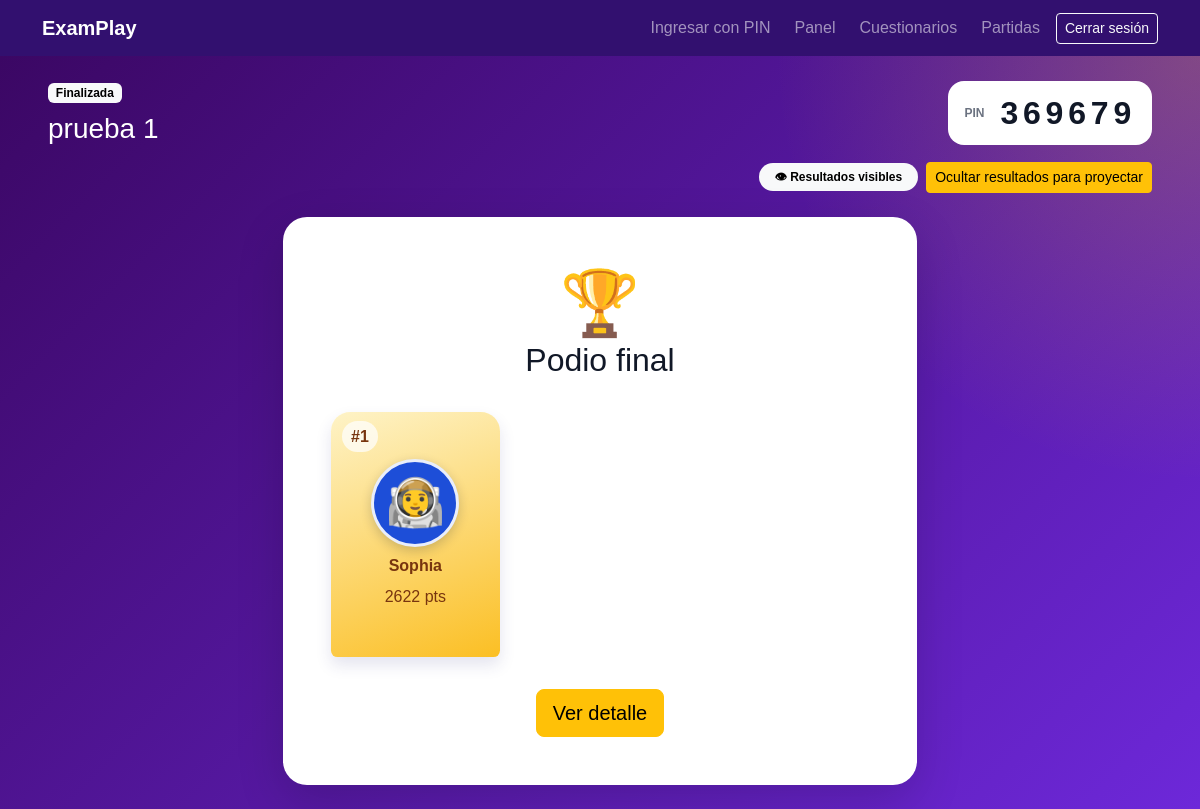
Page /partidas/9/docente/ (signed in) on the committed database.
### livegames/models.py (models this page shows, shortened)
class GameSession(models.Model):
    class Status(models.TextChoices):
        WAITING = "waiting", "Sala de espera"
        QUESTION = "question", "Pregunta activa"
        RESULTS = "results", "Resultados"
        FINISHED = "finished", "Finalizada"
    quiz = models.ForeignKey(Quiz, on_delete=models.PROTECT, related_name="game_sessions", verbose_name="Cuestionario")
    host = models.ForeignKey(settings.AUTH_USER_MODEL, on_delete=models.CASCADE, related_name="hosted_games", verbose_name="Docente anfitrión")
    pin = models.CharField(max_length=6, unique=True, db_index=True, verbose_name="PIN")
    status = models.CharField(max_length=12, choices=Status.choices, default=Status.WAITING, db_index=True, verbose_name="Estado")
    current_question = models.ForeignKey(Question, on_delete=models.SET_NULL, null=True, blank=True, related_name="active_in_games", verbose_name="Pregunta actual")
    question_started_at = models.DateTimeField(null=True, blank=True, verbose_name="Inicio de pregunta")
    projection_mode = models.BooleanField(
        default=False,
        verbose_name="Modo proyección",
        help_text="Oculta soluciones, estadísticas y clasificaciones en la pantalla en vivo del docente.",
    )
    created_at = models.DateTimeField(auto_now_add=True, verbose_name="Fecha de creación")
    started_at = models.DateTimeField(null=True, blank=True, verbose_name="Fecha de inicio")
    finished_at = models.DateTimeField(null=True, blank=True, verbose_name="Fecha de finalización")
    class Meta:
        ordering = ["-created_at"]
        verbose_name = "Partida"
        verbose_name_plural = "Partidas"

class Participant(models.Model):
    game = models.ForeignKey(GameSession, on_delete=models.CASCADE, related_name="participants", verbose_name="Partida")
    avatar = models.ForeignKey(
        Avatar,
        on_delete=models.PROTECT,
        related_name="participants",
        null=True,
        blank=True,
        verbose_name="Avatar",
        help_text="Puede estar vacío únicamente en participantes históricos creados antes del catálogo de avatares.",
    )
    nickname = models.CharField(max_length=30, verbose_name="Apodo")
    session_identifier = models.CharField(max_length=40, verbose_name="Identificador de sesión")
    score = models.PositiveIntegerField(default=0, verbose_name="Puntaje acumulado")
    joined_at = models.DateTimeField(auto_now_add=True, verbose_name="Fecha de ingreso")
    class Meta:
        ordering = ["-score", "joined_at"]
        verbose_name = "Participante"
        verbose_name_plural = "Participantes"
        constraints = [
            models.UniqueConstraint(Lower("nickname"), "game", name="unique_nickname_ci_per_game"),
            models.UniqueConstraint(fields=["game", "session_identifier"], name="unique_session_per_game"),
        ]

class Avatar(models.Model):
    class Category(models.TextChoices):
        ANIMAL = "animal", "Animales"
        OBJECT = "object", "Objetos"
        CHARACTER = "character", "Personajes"
    name = models.CharField(max_length=50, unique=True, verbose_name="Nombre")
    slug = models.SlugField(max_length=60, unique=True)
    category = models.CharField(max_length=12, choices=Category.choices, db_index=True, verbose_name="Categoría")
    symbol = models.CharField(max_length=12, verbose_name="Símbolo")
    background_color = models.CharField(
        max_length=7,
        default="#6D28D9",
        validators=[RegexValidator(r"^#[0-9A-Fa-f]{6}$", "Usa un color hexadecimal, por ejemplo #6D28D9.")],
        verbose_name="Color de fondo",
    )
    image = models.ImageField(upload_to="avatars/%Y/%m/", blank=True, verbose_name="Imagen personalizada")
    is_active = models.BooleanField(default=True, db_index=True, verbose_name="Disponible")
    order = models.PositiveSmallIntegerField(default=0, verbose_name="Orden")
    class Meta:
        ordering = ["category", "order", "name"]
        verbose_name = "Avatar"
        verbose_name_plural = "Avatares"

### quizzes/models.py (models this page shows, shortened)
class Quiz(models.Model):
    teacher = models.ForeignKey(
        settings.AUTH_USER_MODEL,
        on_delete=models.CASCADE,
        related_name="quizzes",
        verbose_name="Docente",
    )
    title = models.CharField(
        max_length=200,
        verbose_name="Título",
    )
    description = models.TextField(
        blank=True,
        verbose_name="Descripción",
    )
    is_active = models.BooleanField(
        default=True,
        verbose_name="Activo",
    )
    created_at = models.DateTimeField(
        auto_now_add=True,
        verbose_name="Fecha de creación",
    )
    updated_at = models.DateTimeField(
        auto_now=True,
        verbose_name="Última actualización",
    )
    class Meta:
        ordering = ["-created_at"]
        verbose_name = "Cuestionario"
        verbose_name_plural = "Cuestionarios"

### livegames/views.py (the view, shortened to what this page needs)
# urls.py: path("<int:pk>/docente/", views.host_room, name="host_room"),
@login_required
def host_room(request, pk):
    game = get_object_or_404(
        GameSession.objects.select_related("quiz", "current_question").prefetch_related("current_question__options"),
        pk=pk,
        host=request.user,
    )
    participants = game.participants.select_related("avatar").order_by("-score", "joined_at")
    display_options = []
    matching_right_options = []
    option_results = []
    answer_count = 0
    result_summary = {"correct": 0, "incorrect": 0}
    if game.current_question_id:
        display_options = list(game.current_question.options.all())
        current_answers = ParticipantAnswer.objects.filter(participant__game=game, question=game.current_question)
        answer_count = current_answers.count()
        if not game.projection_mode:
            result_summary = {
                "correct": current_answers.filter(is_correct=True).count(),
                "incorrect": current_answers.filter(is_correct=False).count(),
            }
    return render(request, "livegames/host_room.html", {
        "game": game,
        "participants": participants,
        "display_options": display_options,
        "matching_right_options": matching_right_options,
        "option_results": option_results,
        "answer_count": answer_count,
        "result_summary": result_summary,
    })

### templates/livegames/host_room.html (shortened to what this page needs)
{% extends "base.html" %}
{% block content %}
<section class="py-4 live-stage">
  <div class="container-fluid px-lg-5">
    <div class="d-flex flex-wrap justify-content-between align-items-center gap-3 mb-3">
      <div>
        <span class="badge text-bg-light">{{ game.get_status_display }}</span>
        <h1 class="h3 mt-2 mb-0">{{ game.quiz.title }}</h1>
      </div>
      <div class="pin-display"><span>PIN</span><strong>{{ game.pin }}</strong></div>
    </div>
    <div class="d-flex flex-wrap justify-content-end align-items-center gap-2 mb-4">
      {% if game.projection_mode %}
        <span class="badge rounded-pill text-bg-success px-3 py-2">🔒 Modo proyección activado</span>
      {% else %}
        <span class="badge rounded-pill text-bg-light px-3 py-2">👁 Resultados visibles</span>
      {% endif %}
      <form method="post" action="{% url 'livegames:toggle_projection_mode' game.pk %}">
        <button class="btn btn-sm {% if game.projection_mode %}btn-outline-light{% else %}btn-warning{% endif %}" type="submit">
          {% if game.projection_mode %}Mostrar resultados{% else %}Ocultar resultados para proyectar{% endif %}
        </button>
      </form>
    </div>
    {% if game.status == 'waiting' %}
      <div class="row g-4">
        <div class="col-lg-8">
          <div class="live-panel text-center">
            <div class="display-4">👋</div>
            <h2>Sala de espera</h2>
            <p class="text-muted">Los estudiantes ingresan en ExamPlay usando el PIN.</p>
            <div class="participant-grid">
              {% for item in participants %}<span class="participant-chip">{% include "livegames/_avatar.html" with avatar=item.avatar size="sm" %}<span>{{ item.nickname }}</span></span>
              {% empty %}<p class="text-muted">Esperando participantes…</p>{% endfor %}
            </div>
          </div>
        </div>
        <div class="col-lg-4">
          <div class="live-panel">
            <h3 class="h5">{{ participants|length }} participante{{ participants|length|pluralize }}</h3>
            <form method="post" action="{% url 'livegames:host_action' game.pk 'start' %}">
              {% csrf_token %}
              <button class="btn btn-warning btn-lg w-100 mt-3" {% if not participants %}disabled{% endif %}>Iniciar partida</button>
            </form>
          </div>
        </div>
      </div>
    {% else %}
      <div class="row justify-content-center">
        <div class="col-lg-7">
          <div class="live-panel text-center">
            {% if game.projection_mode %}
              <div class="display-3">🔒</div>
              <h2>Clasificación final oculta</h2>
              <p class="text-muted">Usa «Mostrar resultados» cuando quieras revelar la clasificación en esta pantalla.</p>
            {% else %}
              <div class="display-3">🏆</div>
              <h2>Podio final</h2>
              <div class="podium-grid">{% for item in participants|slice:':3' %}<article class="podium-place podium-{{ forloop.counter }}"><span class="podium-medal">#{{ forloop.counter }}</span>{% include "livegames/_avatar.html" with avatar=item.avatar size="xl" %}<strong>{{ item.nickname }}</strong><span>{{ item.score }} pts</span></article>{% empty %}<p>Sin participantes</p>{% endfor %}</div>
              <a href="{% url 'livegames:results' game.pk %}" class="btn btn-warning btn-lg">Ver detalle</a>
            {% endif %}
          </div>
        </div>
      </div>
    {% endif %}
  </div>
</section>
{% endblock %}

### templates/livegames/_avatar.html
{% if avatar and avatar.image %}
  <span class="participant-avatar avatar-{{ size|default:'md' }}" title="{{ avatar.name }}">
    <img src="{{ avatar.image.url }}" alt="Avatar {{ avatar.name }}">
  </span>
{% elif avatar %}
  <span class="participant-avatar avatar-{{ size|default:'md' }}" style="--avatar-bg: {{ avatar.background_color }}" title="{{ avatar.name }}" role="img" aria-label="Avatar {{ avatar.name }}">
    <span aria-hidden="true">{{ avatar.symbol }}</span>
  </span>
{% else %}
  <span class="participant-avatar avatar-{{ size|default:'md' }} avatar-fallback" title="Avatar histórico" role="img" aria-label="Avatar no disponible"><span aria-hidden="true">🙂</span></span>
{% endif %}

### static/css/styles.css (style rules this page uses)
:root { --examplay-primary: #5b21b6; --examplay-secondary: #7c3aed; --examplay-accent: #facc15; --examplay-dark: #111827; --examplay-light: #f9fafb; }
body { min-height: 100vh; margin: 0; background-color: var(--examplay-light); color: var(--examplay-dark); font-family: Arial, Helvetica, sans-serif; }
.game-background, .live-stage { min-height: calc(100vh - 56px); padding: 8vh 0; background: radial-gradient(circle at top right, rgba(250,204,21,.25), transparent 30%), linear-gradient(135deg, #3b0764, #6d28d9); }
.live-stage { padding: 2rem 0; color: white; }
.live-panel { height: 100%; padding: clamp(1.5rem, 4vw, 3rem); border-radius: 1.5rem; background: white; color: #111827; box-shadow: 0 1rem 3rem rgba(0,0,0,.16); }
.pin-display { display: flex; align-items: center; gap: 1rem; padding: .5rem 1rem; border-radius: 1rem; background: white; color: #111827; }
.pin-display span { font-size: .75rem; font-weight: 700; color: #6b7280; }
.pin-display strong { font-size: 2rem; letter-spacing: .15em; }
.participant-avatar { --avatar-bg: #6d28d9; display: inline-grid; flex: 0 0 auto; place-items: center; overflow: hidden; border: 3px solid rgba(255,255,255,.9); border-radius: 50%; background: var(--avatar-bg); box-shadow: 0 .25rem .7rem rgba(15,23,42,.2); line-height: 1; }
.participant-avatar > span { flex: initial !important; }
.avatar-xl { width: 5.5rem; height: 5.5rem; font-size: 3rem; }
.podium-grid { display: grid; grid-template-columns: repeat(3,minmax(0,1fr)); align-items: end; gap: 1rem; max-width: 760px; margin: 2rem auto; }
.podium-place { position: relative; display: flex; align-items: center; flex-direction: column; gap: .45rem; min-height: 190px; justify-content: center; padding: 1.2rem .7rem; border-radius: 1.2rem 1.2rem .4rem .4rem; background: linear-gradient(160deg,#ede9fe,#ddd6fe); color: #312e81; box-shadow: 0 .5rem 1rem rgba(49,46,129,.13); }
.podium-place strong { max-width: 100%; overflow: hidden; text-overflow: ellipsis; white-space: nowrap; }
.podium-1 { min-height: 245px; background: linear-gradient(160deg,#fef3c7,#fbbf24); color: #78350f; order: 2; }
.podium-medal { position: absolute; top: .6rem; left: .7rem; padding: .2rem .55rem; border-radius: 999px; background: rgba(255,255,255,.72); font-weight: 900; }

### rows in the picture
GameSession: status "Finalizada", quiz "prueba 1", pin "369679"
Participant: nickname "Sophia", score "2622"
Avatar: symbol "🧑‍🚀"
